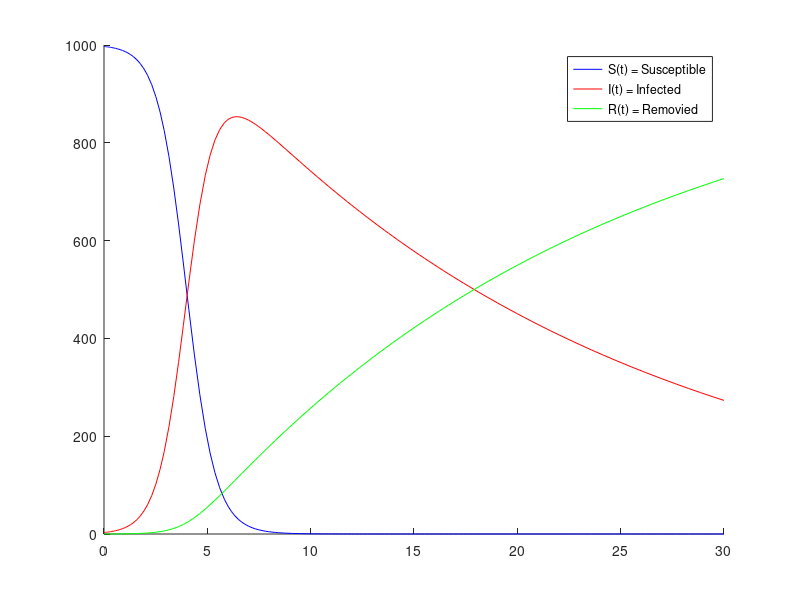

Source code (MATLAB):
            N = 1000;
            S = 997;
            I = 3;
            R = 0;
            T = 30;
            

            alpha = 0.5 %probability of infection expressed in percentage %.
            beta = 3 %Number of individuals that are in direct contact with a infected individual per day.
            gamma = 20 %Number of days needed for a person to recover or die.
            
            If=alpha*beta/N; %stopa infekcije
            Rr=1/gamma; %stopa oporavka
            
            f = @(t,x) [-If*x(1)*x(2);If*x(1)*x(2)-Rr*x(2);Rr*x(2)] %Model SIR
            [t,xa]=ode45(f,[0 T], [S I R]); %Diferencial equation solution
              hold on
            plot(t,xa(:,1),'b') 
            
            plot(t,xa(:,2),'r')
        
            plot(t,xa(:,3),'g')
             
            legend({'S(t) = Susceptible','I(t) = Infected','R(t) = Removied'});
           hold off